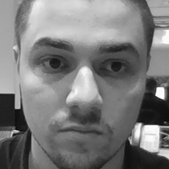
#> input picture dataset/User.123456.04567629906.10.jpg, 169 x 169 px
$ python -i facePredict.py   (imports and definitions only)
#> lines starting #> are read from the running program, lines starting #| are printed output that depends on the picture
#> further down, picture is the input picture: shape (169, 169, 3); min 10, max 255, mean 122.4
import cv2 as cv
import numpy as numpy
import argparse

font = cv.FONT_HERSHEY_SIMPLEX


def detectanddisplay(frame):

    gray_image = cv.cvtColor(frame, cv.COLOR_BGR2GRAY)
    gray_image = cv.equalizeHist(gray_image)
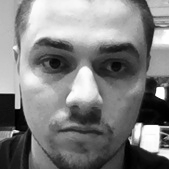
#> gray_image: shape (169, 169); min 0, max 255, mean 128.1
    faces = face_classifier.detectMultiScale(gray_image, 1.3, 5)
#> faces = ()
    for (x, y, w, h) in faces:
        center = (x + w // 2, y + h // 2)
        frame = cv.ellipse(frame, center, ((w + x) // 7, (h + y) // 4), 0, 0, 360, (255, 0, 0), 1, 4)
        id_number, conf = rec.predict(gray_image[y:y + h, x:x + w])
        cv.putText(frame, str(id_number), (x, y + h), font, 1, (255, 255, 255), 1, cv.LINE_AA)
        face_roi = gray_image[y:y + h, x:x + w]
        eyes = eyes_classifier.detectMultiScale(face_roi)
        for (x2, y2, w2, h2) in eyes:
            eye_center = (x + x2 + w2 // 2, y + y2 + h2 // 2)
            frame = cv.ellipse(frame, eye_center, (w2 // 2, h2 // 3), 0, 0, 360, (255, 0, 0), 1, 4)
#> this loop made 0 passes
    frame_rgb = cv.cvtColor(frame, cv.COLOR_BGR2RGB)
    cv.imshow('Capture - Face detection', frame_rgb)


face_classifier = cv.CascadeClassifier('database/haarcascade_frontalface_default.xml')
eyes_classifier = cv.CascadeClassifier('database/haarcascade_eye_tree_eyeglasses.xml')
# [1 line not run here, left out]
rec = cv.face.LBPHFaceRecognizer_create()
# [22 lines not run here, left out]

>>> import cv2
>>> picture = cv2.imread('dataset/User.123456.04567629906.10.jpg')
>>> result = detectanddisplay(picture)

$ run again, on dataset/User.123456.04567629906.12.jpg
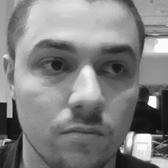
#> input picture dataset/User.123456.04567629906.12.jpg, 168 x 168 px
#> picture is the input picture: shape (168, 168, 3); min 7, max 255, mean 129.3
#> in detectanddisplay, `gray_image = cv.equalizeHist(gray_image)`:
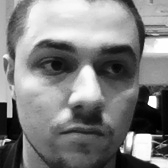
#> gray_image: shape (168, 168); min 0, max 255, mean 128.2
#> faces = ()

$ run again, on dataset/User.123456.04567629906.13.jpg
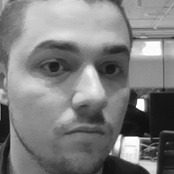
#> input picture dataset/User.123456.04567629906.13.jpg, 174 x 174 px
#> picture is the input picture: shape (174, 174, 3); min 12, max 255, mean 126.1
#> in detectanddisplay, `gray_image = cv.equalizeHist(gray_image)`:
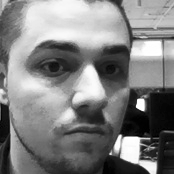
#> gray_image: shape (174, 174); min 0, max 255, mean 128.2
#> faces = ()

$ run again, on dataset/User.123456.04567629906.15.jpg
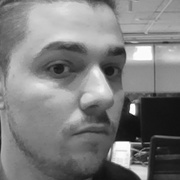
#> input picture dataset/User.123456.04567629906.15.jpg, 180 x 180 px
#> picture is the input picture: shape (180, 180, 3); min 13, max 255, mean 125.1
#> in detectanddisplay, `gray_image = cv.equalizeHist(gray_image)`:
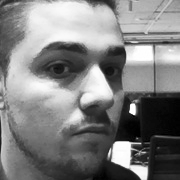
#> gray_image: shape (180, 180); min 0, max 255, mean 128.2
#> faces = ()
